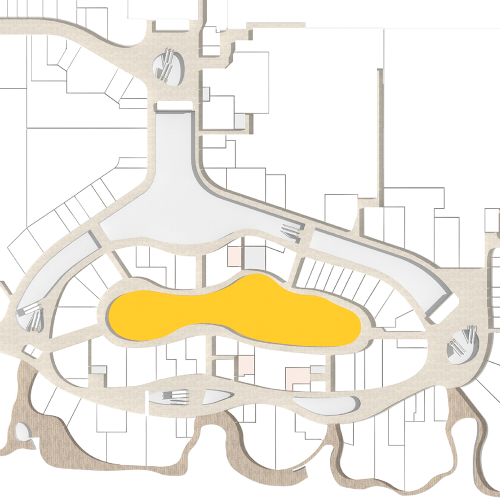
#> input picture ME5413_HW3/ME5413_HW3/map/vivocity.png, 1000 x 1000 px, found by its file name (shown at 1/2 size)
$ python extract_free_space.py
#> lines starting #> are read from the running program, lines starting #| are printed output that depends on the picture; after the words box and inside, x2 and y2 are one past the last pixel; in counts of white or black regions, pixels touching at a corner belong together
import cv2
import numpy as np
import matplotlib.pyplot as plt
from queue import PriorityQueue

# 原始地图处理（保持你的代码不变）
map_img = cv2.imread('./map/vivocity.png')
#> map_img is the input picture: shape (1000, 1000, 3); mean B, G, R 227.1, 237.3, 241.7
map_img = cv2.cvtColor(map_img, cv2.COLOR_BGR2RGB)
light_free = (210, 200, 190)
dark_free = (250, 240, 230)
free_space = cv2.inRange(map_img, light_free, dark_free)
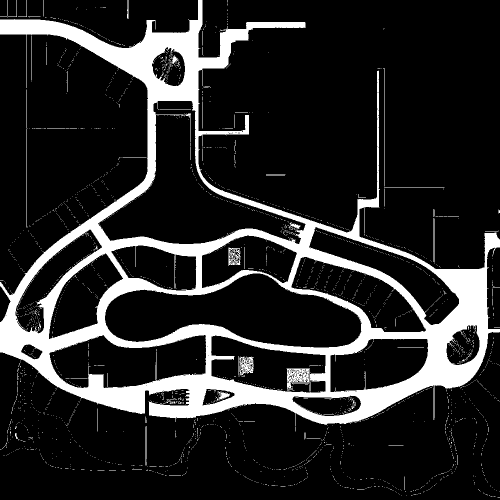
#> free_space: shape (1000, 1000) (shown at 1/2 size); 16% white; 3012 white regions (2948 under 20 px), largest, box (x1, y1, x2, y2) and area: (0, 0, 1000, 853) 150251, (479, 713, 507, 750) 657, (458, 496, 481, 530) 453

# A*算法实现
class Node:
    def __init__(self, x, y):
        self.x = x
        self.y = y
        self.g = float('inf')
        self.h = 0
        self.parent = None

    def __lt__(self, other):
        return (self.g + self.h) < (other.g + other.h)

def heuristic(a, b):
    # 使用曼哈顿距离作为启发函数
    return abs(a.x - b.x) + abs(a.y - b.y)

def a_star(start, goal, grid):
#> called with start = (50, 100), goal = (200, 300)
    rows, cols = grid.shape
#> rows = 1000; cols = 1000
    open_set = PriorityQueue()

    start_node = Node(*start)
    goal_node = Node(*goal)

    start_node.g = 0
    start_node.h = heuristic(start_node, goal_node)
    open_set.put((start_node.g + start_node.h, start_node))

    visited = np.zeros((rows, cols), dtype=bool)

    while not open_set.empty():
        _, current = open_set.get()

        if current.x == goal_node.x and current.y == goal_node.y:
            path = []
            while current:
                path.append((current.x, current.y))
                current = current.parent
            return path[::-1]

        for dx in [-1, 0, 1]:
            for dy in [-1, 0, 1]:
                if dx == 0 and dy == 0:
                    continue

                x = current.x + dx
                y = current.y + dy

                if 0 <= x < rows and 0 <= y < cols:
                    if grid[x, y] == 255 and not visited[x, y]:  # 255表示可通行区域
                        neighbor = Node(x, y)
                        neighbor.g = current.g + 1
                        neighbor.h = heuristic(neighbor, goal_node)
                        neighbor.parent = current

                        if not visited[x, y]:
                            visited[x, y] = True
                            open_set.put((neighbor.g + neighbor.h, neighbor))

    return None  # 没有找到路径

# 转换为可通行网格（0=障碍，255=可通行）
grid = free_space

# 设置起点和终点（需要根据你的地图实际位置调整）
start = (50, 100)  # (y, x) 坐标
goal = (200, 300)  # (y, x) 坐标

# 运行A*算法
path = a_star(start, goal, grid)
#> path = 224 pairs, first value 50 to 200, second value 100 to 300

# 可视化结果
plt.figure(figsize=(12, 6))

# 原始地图
plt.subplot(1, 3, 1)
plt.imshow(map_img)
plt.title("Original Map")
plt.scatter([start[1], goal[1]], [start[0], goal[0]], c=['green', 'red'], s=50)

# 自由空间地图
plt.subplot(1, 3, 2)
plt.imshow(free_space, cmap='gray')
plt.title("Free Space")
plt.scatter([start[1], goal[1]], [start[0], goal[0]], c=['green', 'red'], s=50)

# 带路径的结果
result_img = map_img.copy()
if path:
    for (y, x) in path:
        cv2.circle(result_img, (x, y), 2, (255, 0, 0), -1)
#> this loop made 224 passes
#> y on passes 1 to 3: 50, 51, 52
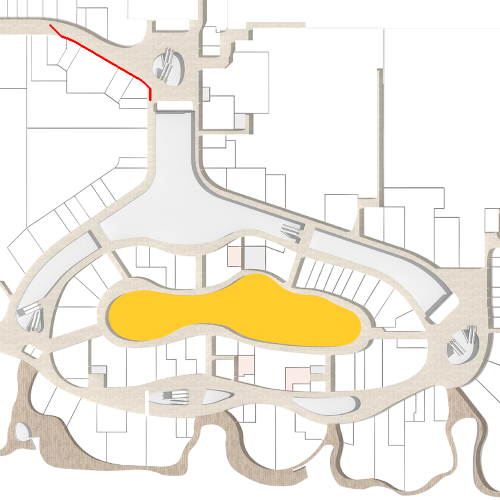
#> result_img: shape (1000, 1000, 3) (shown at 1/2 size); mean R, G, B 241.7, 237, 226.8
    # 绘制起点终点
    cv2.circle(result_img, (start[1], start[0]), 5, (0, 255, 0), -1)
#> result_img: shape (1000, 1000, 3); 0.01% of pixels changed, all inside (x1, y1, x2, y2) = (95, 45, 106, 56)
    cv2.circle(result_img, (goal[1], goal[0]), 5, (255, 0, 0), -1)
#> result_img: shape (1000, 1000, 3); mean R, G, B 241.7, 237, 226.8
else:
    print("No path found!")

plt.subplot(1, 3, 3)
plt.imshow(result_img)
plt.title("Path Finding Result")

plt.tight_layout()
plt.show()
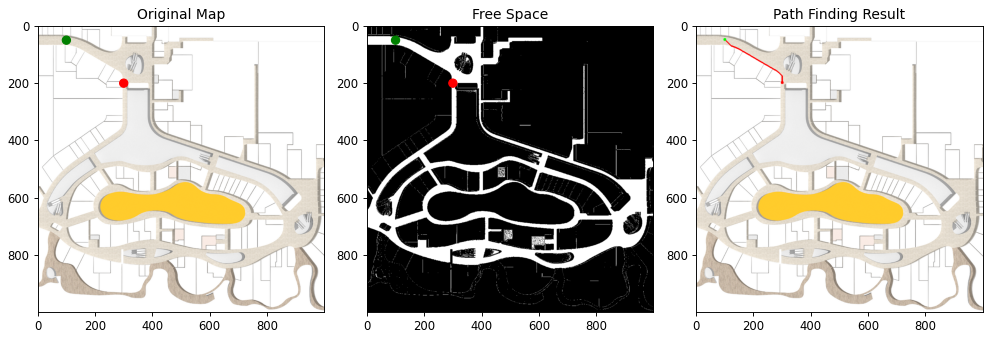
#> figure drawn by matplotlib, 3 panels
